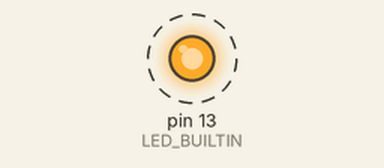
Simulated run of this program. Board: Arduino Mega 2560, built with avr-gcc and run on an emulated ATmega2560. Shown: output pins drawn as LEDs (lit = HIGH). Dashed ring = blinking. What the program prints to the serial monitor is not drawn.

Above: at 0.4 s.
Timing chart, 0 to 3.0 s (numbered marks = the images above):
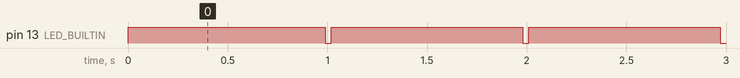

Measured:
- by itself, pin 13 (LED_BUILTIN): alternates HIGH for 0.96 s and LOW for 0.03 s

The program:

main.cpp
```cpp
#include <Arduino.h>
#include <Arduino_FreeRTOS.h>

static const char *pcTextForTask1 = "Task 1 is running\r\n";
static const char *pcTextForTask2 = "Task 2 is running\r\n";
static const char *pcTextForTask3 = "periodic Task is running\r\n";

static void vTask1(void *pvParameters){
  char *pcTaskName;
  TickType_t xLastWakeTime;

  pcTaskName = ( char * ) pvParameters;
  xLastWakeTime = xTaskGetTickCount();
  for (;;){
    Serial.print(pcTaskName);
    vTaskDelayUntil( &xLastWakeTime, pdMS_TO_TICKS( 500 ) );
  }
}

static void vTask2( void *pvParameters ){
  char *pcTaskName;
  pcTaskName = ( char * ) pvParameters;

  for( ;; ){
    Serial.print( pcTaskName );
    vTaskDelay(1);
  }
}

static void vPeriodicTask( void *pvParameters ){
  pinMode(LED_BUILTIN,OUTPUT);
  TickType_t xLastWakeTime;
  const TickType_t xDelay100ms = pdMS_TO_TICKS( 1000 );
  xLastWakeTime = xTaskGetTickCount();
  /* As per most tasks, this task is implemented in an infinite loop. */
  for( ;; )
  {
  /* Print out the name of this task. */
  Serial.print( "Periodic task is running\r\n" );
  digitalWrite(LED_BUILTIN, HIGH);
  vTaskDelayUntil( &xLastWakeTime, xDelay100ms );
  digitalWrite(LED_BUILTIN, LOW);
  }
}

void setup() {
  Serial.begin(9600);
    xTaskCreate(vTask1,"vTask1",128,(void*)pcTextForTask1,1,NULL);
    xTaskCreate(vTask2,"vTask2",128,(void*)pcTextForTask2,1, NULL);
    xTaskCreate(vPeriodicTask,"pTask",256,(void*)pcTextForTask3,2,NULL);
    vTaskStartScheduler();
}

void loop() {

}
```
